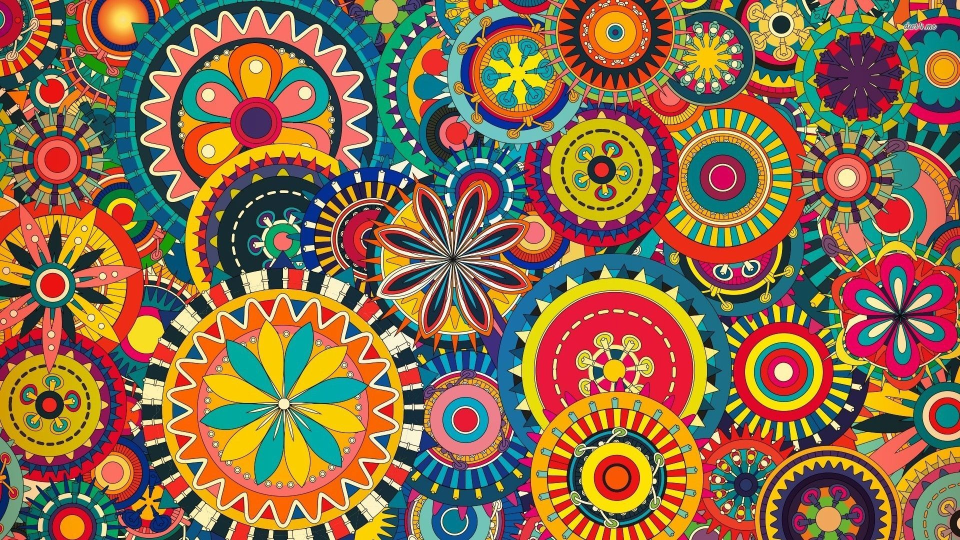
#> input picture Pattern.jpg, 1920 x 1080 px (shown at 1/2 size)
$ jupyter execute --allow-errors 'Fourier Image Assignment.ipynb'
#> lines starting #> are read from the running program, lines starting #| are printed output that depends on the picture
Fourier transforms are a mathematic construct where a function in one space is transformed into a function in another space through integration. How this process is done mathematically will not be covered here, instead we will use a series of `Numpy` functions to do so. The function of `fft` performs a Fourier transform on the data selected, typically a Numpy array.

In this assigment, as grayscale image is converted into a `Numpy` array. The size of the image is used as a filter - any data beyond a certain point from the center is excluded.

[cell 1]
from PIL import Image
import numpy as np
import matplotlib as mpl
import matplotlib.pyplot as plt
from numpy.fft import *
im = Image.open("Pattern.jpg").convert('L')
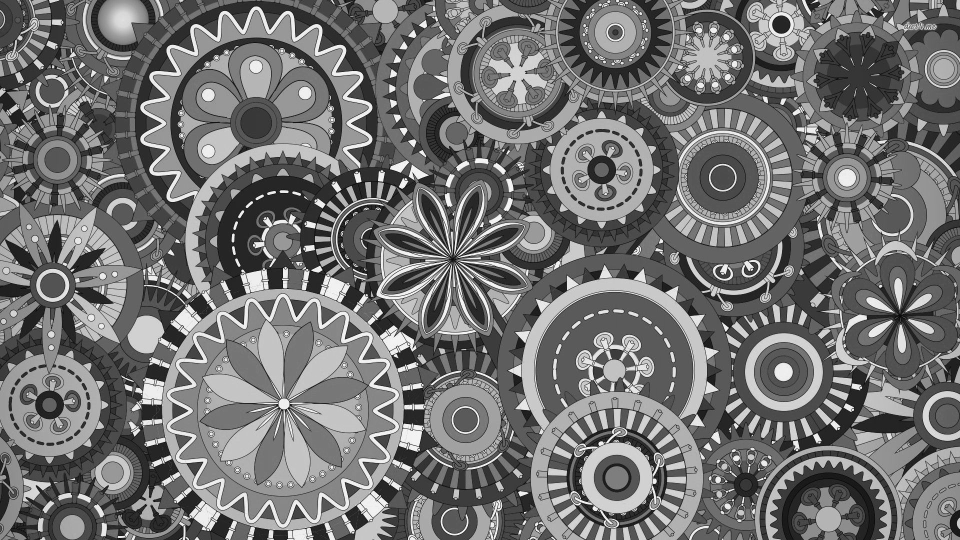
#> im: PIL image 1920x1080 L (shown at 1/2 size); min 0, max 255, mean 114.8
type(im)
data = np.asarray(im)
data
size =np.shape(data)
#> size = (1080, 1920)

mageFFT = np.fft.fft2(data)
#> (the rest of this cell did not finish here and is left out)

[cell 2]
im

#> (a cell that did not finish here is left out)

[cell 4]
size
#> Out = (1080, 1920)
